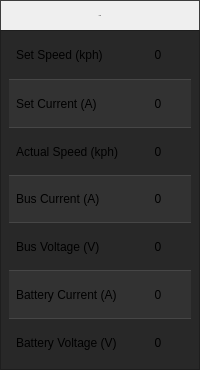
       <widget class="QWidget" name="mainValuesWindow" native="true">
        <property name="sizePolicy">
         <sizepolicy hsizetype="Preferred" vsizetype="Preferred">
          <horstretch>0</horstretch>
          <verstretch>0</verstretch>
         </sizepolicy>
        </property>
        <property name="minimumSize">
         <size>
          <width>0</width>
          <height>370</height>
         </size>
        </property>
        <property name="maximumSize">
         <size>
          <width>16777215</width>
          <height>16777215</height>
         </size>
        </property>
        <layout class="QVBoxLayout" name="verticalLayout">
         <property name="spacing">
          <number>0</number>
         </property>
         <property name="leftMargin">
          <number>0</number>
         </property>
         <property name="topMargin">
          <number>0</number>
         </property>
         <property name="rightMargin">
          <number>0</number>
         </property>
         <property name="bottomMargin">
          <number>0</number>
         </property>
         <item>
          <widget class="QWidget" name="mainValuesTitleBar" native="true">
           <property name="minimumSize">
            <size>
             <width>0</width>
             <height>30</height>
            </size>
           </property>
           <property name="maximumSize">
            <size>
             <width>16777215</width>
             <height>30</height>
            </size>
           </property>
           <property name="styleSheet">
            <string notr="true">background-color: qlineargradient(x1: 0, y1: 0, x2: 0, y2: 1,
                                      stop: 0 rgb(100,100,100), stop: 1 rgb(70,70,70));
border-style:solid;
border-bottom: none;
border-width: 1px;
padding: 2px;
border-color:rgb(60,60,60);</string>
           </property>
           <layout class="QHBoxLayout" name="horizontalLayout">
            <property name="spacing">
             <number>0</number>
            </property>
            <property name="leftMargin">
             <number>0</number>
            </property>
            <property name="topMargin">
             <number>0</number>
            </property>
            <property name="rightMargin">
             <number>0</number>
            </property>
            <property name="bottomMargin">
             <number>0</number>
            </property>
            <item>
             <widget class="QLabel" name="mainValuesTitleLabel">
              <property name="minimumSize">
               <size>
                <width>0</width>
                <height>30</height>
               </size>
              </property>
              <property name="maximumSize">
               <size>
                <width>16777215</width>
                <height>30</height>
               </size>
              </property>
              <property name="font">
               <font>
                <pointsize>-1</pointsize>
               </font>
              </property>
              <property name="text">
               <string>Main</string>
              </property>
              <property name="alignment">
               <set>Qt::AlignCenter</set>
              </property>
             </widget>
            </item>
           </layout>
          </widget>
         </item>
         <item>
          <widget class="QWidget" name="mainTable" native="true">
           <property name="styleSheet">
            <string notr="true">QWidget{
background-color: rgb(40,40,40);
border-style:solid;
border-width: 1px;
padding: 4px;
border-color:rgb(30,30,30);
}
QLabel{
border-color: rgb(70,70,70);
border-bottom: none;
border-right: none;
border-left:none;
}</string>
           </property>
           <layout class="QGridLayout" name="gridLayout">
            <property name="leftMargin">
             <number>9</number>
            </property>
            <property name="topMargin">
             <number>1</number>
            </property>
            <property name="rightMargin">
             <number>9</number>
            </property>
            <property name="bottomMargin">
             <number>4</number>
            </property>
            <property name="spacing">
             <number>0</number>
            </property>
            <item row="3" column="1">
             <widget class="QLabel" name="busCurrent">
              <property name="styleSheet">
               <string notr="true">background-color: rgb(50,50,50);</string>
              </property>
              <property name="text">
               <string>0</string>
              </property>
              <property name="alignment">
               <set>Qt::AlignCenter</set>
              </property>
             </widget>
            </item>
            <item row="0" column="0">
             <widget class="QLabel" name="setSpeedLabel">
              <property name="styleSheet">
               <string notr="true">
border-top:none;</string>
              </property>
              <property name="text">
               <string>Set Speed (kph)</string>
              </property>
             </widget>
            </item>
            <item row="6" column="1">
             <widget class="QLabel" name="batteryVoltage">
              <property name="styleSheet">
               <string notr="true"/>
              </property>
              <property name="text">
               <string>0</string>
              </property>
              <property name="alignment">
               <set>Qt::AlignCenter</set>
              </property>
             </widget>
            </item>
            <item row="1" column="1">
             <widget class="QLabel" name="setCurrent">
              <property name="styleSheet">
               <string notr="true">background-color: rgb(50,50,50);</string>
              </property>
              <property name="text">
               <string>0</string>
              </property>
              <property name="alignment">
               <set>Qt::AlignCenter</set>
              </property>
             </widget>
            </item>
            <item row="5" column="0">
             <widget class="QLabel" name="batteryCurrentLabel">
              <property name="styleSheet">
               <string notr="true">background-color: rgb(50,50,50);</string>
              </property>
              <property name="text">
               <string>Battery Current (A)</string>
              </property>
             </widget>
            </item>
            <item row="2" column="1">
             <widget class="QLabel" name="actualSpeed">
              <property name="styleSheet">
               <string notr="true"/>
              </property>
              <property name="text">
               <string>0</string>
              </property>
              <property name="alignment">
               <set>Qt::AlignCenter</set>
              </property>
             </widget>
            </item>
            <item row="1" column="0">
             <widget class="QLabel" name="setCurrentLabel">
              <property name="styleSheet">
               <string notr="true">background-color: rgb(50,50,50);</string>
              </property>
              <property name="text">
               <string>Set Current (A)</string>
              </property>
             </widget>
            </item>
            <item row="4" column="1">
             <widget class="QLabel" name="busVoltage">
              <property name="styleSheet">
               <string notr="true"/>
              </property>
              <property name="text">
               <string>0</string>
              </property>
              <property name="alignment">
               <set>Qt::AlignCenter</set>
              </property>
             </widget>
            </item>
            <item row="6" column="0">
             <widget class="QLabel" name="batteryVoltageLabel">
              <property name="styleSheet">
               <string notr="true"/>
              </property>
              <property name="text">
               <string>Battery Voltage (V)</string>
              </property>
             </widget>
            </item>
            <item row="5" column="1">
             <widget class="QLabel" name="batteryCurrent">
              <property name="styleSheet">
               <string notr="true">background-color: rgb(50,50,50);</string>
              </property>
              <property name="text">
               <string>0</string>
              </property>
              <property name="alignment">
               <set>Qt::AlignCenter</set>
              </property>
             </widget>
            </item>
            <item row="3" column="0">
             <widget class="QLabel" name="busCurrentLabel">
              <property name="styleSheet">
               <string notr="true">background-color: rgb(50,50,50);</string>
              </property>
              <property name="text">
               <string>Bus Current (A)</string>
              </property>
             </widget>
            </item>
            <item row="0" column="1">
             <widget class="QLabel" name="setSpeed">
              <property name="styleSheet">
               <string notr="true">border-top:none;</string>
              </property>
              <property name="text">
               <string>0</string>
              </property>
              <property name="alignment">
               <set>Qt::AlignCenter</set>
              </property>
             </widget>
            </item>
            <item row="4" column="0">
             <widget class="QLabel" name="busVoltageLabel">
              <property name="styleSheet">
               <string notr="true"/>
              </property>
              <property name="text">
               <string>Bus Voltage (V)</string>
              </property>
             </widget>
            </item>
            <item row="2" column="0">
             <widget class="QLabel" name="actualSpeedLabel">
              <property name="styleSheet">
               <string notr="true"/>
              </property>
              <property name="text">
               <string>Actual Speed (kph)</string>
              </property>
             </widget>
            </item>
           </layout>
          </widget>
         </item>
        </layout>
       </widget>
